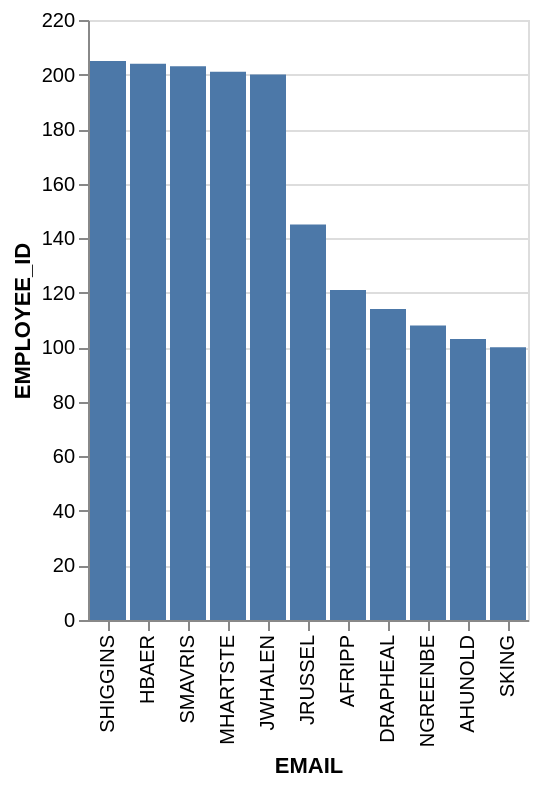

Write a Vega-Lite specification for this figure.
### Vega-Lite specification from a JSON file in a GitHub repository (floating-point values rounded to 4 significant figures)
{"data": {"values": [{"x_data": "SHIGGINS", "y_data": 205}, {"x_data": "HBAER", "y_data": 204}, {"x_data": "SMAVRIS", "y_data": 203}, {"x_data": "MHARTSTE", "y_data": 201}, {"x_data": "JWHALEN", "y_data": 200}, {"x_data": "JRUSSEL", "y_data": 145}, {"x_data": "AFRIPP", "y_data": 121}, {"x_data": "DRAPHEAL", "y_data": 114}, {"x_data": "NGREENBE", "y_data": 108}, {"x_data": "AHUNOLD", "y_data": 103}, {"x_data": "SKING", "y_data": 100}]}, "mark": "bar", "encoding": {"x": {"field": "x_data", "type": "nominal", "title": "EMAIL", "sort": {"op": "sum", "field": "y_data", "order": "descending"}}, "y": {"field": "y_data", "type": "quantitative", "title": "EMPLOYEE_ID"}}}
